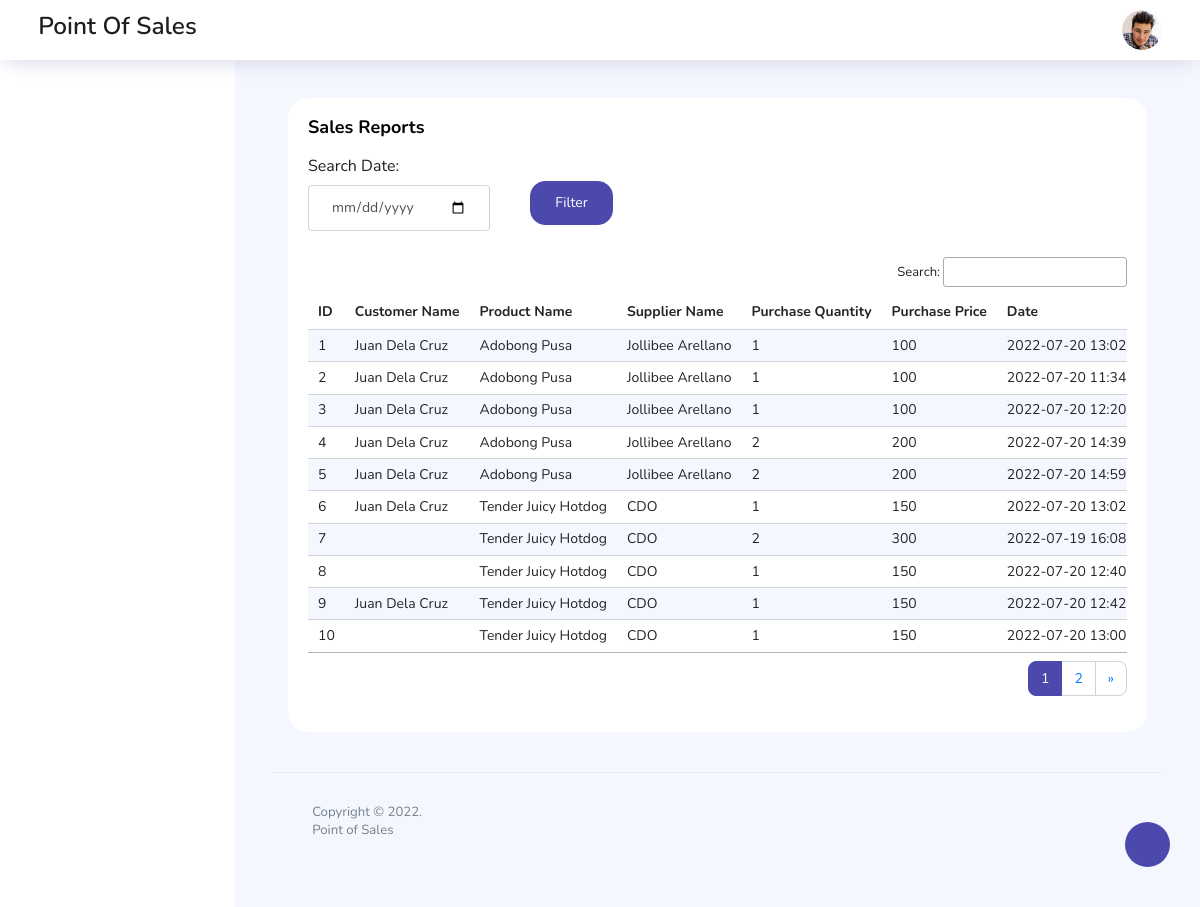
The app's page /index.php/client/sales with its own data.
### tables this page shows
CREATE TABLE `purchases` (
  `id` tinyint(4) NOT NULL,
  `product_id` tinyint(4) NOT NULL,
  `purchase_quantity` int(11) NOT NULL,
  `payment_method_id` tinyint(4) NOT NULL,
  `payment_status_id` tinyint(4) NOT NULL,
  `customer_id` tinyint(4) NOT NULL,
  `purchase_price` int(11) NOT NULL,
  `is_deleted` tinyint(4) NOT NULL DEFAULT 0,
  `created_at` timestamp NOT NULL DEFAULT current_timestamp() ON UPDATE current_timestamp()
);

CREATE TABLE `customers` (
  `id` tinyint(4) NOT NULL,
  `customer_name` varchar(50) NOT NULL,
  `contact_number` varchar(20) NOT NULL,
  `address` varchar(50) NOT NULL,
  `is_deleted` tinyint(4) NOT NULL,
  `created_at` timestamp NOT NULL DEFAULT current_timestamp() ON UPDATE current_timestamp()
);

CREATE TABLE `products` (
  `id` smallint(6) NOT NULL,
  `product_name` varchar(100) NOT NULL,
  `supplier_id` smallint(6) NOT NULL,
  `product_price` int(22) NOT NULL,
  `expiry_date` date NOT NULL,
  `qty` varchar(10) NOT NULL,
  `image` varchar(100) NOT NULL,
  `is_deleted` tinyint(4) NOT NULL DEFAULT 0,
  `created_at` timestamp NOT NULL DEFAULT current_timestamp() ON UPDATE current_timestamp()
);

CREATE TABLE `suppliers` (
  `id` tinyint(4) NOT NULL,
  `supplier_name` varchar(50) NOT NULL,
  `contact_number` varchar(11) NOT NULL,
  `address` varchar(50) NOT NULL,
  `is_deleted` tinyint(4) NOT NULL DEFAULT 0,
  `created_at` timestamp NOT NULL DEFAULT current_timestamp() ON UPDATE current_timestamp()
);

### index.php (called while the page is built, shortened)
<?php
require_once BASEPATH.'core/CodeIgniter.php';

### application/config/config.php (called while the page is built, shortened)
<?php
$config['base_url'] = 'http://localhost/pos/';
$config['index_page'] = 'index.php';
$config['uri_protocol']	= 'REQUEST_URI';
$config['url_suffix'] = '';
$config['language']	= 'english';
$config['charset'] = 'UTF-8';
$config['enable_hooks'] = FALSE;
$config['subclass_prefix'] = 'MY_';
$config['composer_autoload'] = FALSE;
$config['permitted_uri_chars'] = 'a-z 0-9~%.:_\-';
$config['enable_query_strings'] = FALSE;
$config['controller_trigger'] = 'c';
$config['function_trigger'] = 'm';
$config['directory_trigger'] = 'd';
$config['allow_get_array'] = TRUE;
$config['log_threshold'] = 0;
$config['log_path'] = '';
$config['log_file_extension'] = '';
$config['log_file_permissions'] = 0644;
$config['log_date_format'] = 'Y-m-d H:i:s';
$config['error_views_path'] = '';
$config['cache_path'] = '';
$config['cache_query_string'] = FALSE;
$config['encryption_key'] = '';
$config['sess_driver'] = 'files';
$config['sess_cookie_name'] = 'ci_session';
$config['sess_samesite'] = 'Lax';
$config['sess_expiration'] = 7200;
$config['sess_save_path'] = NULL;
$config['sess_match_ip'] = FALSE;
$config['sess_time_to_update'] = 300;
$config['sess_regenerate_destroy'] = FALSE;
$config['cookie_prefix']	= '';
$config['cookie_domain']	= '';
$config['cookie_path']		= '/';
$config['cookie_secure']	= FALSE;
$config['cookie_httponly'] 	= FALSE;
$config['cookie_samesite'] 	= 'Lax';
$config['standardize_newlines'] = FALSE;
$config['global_xss_filtering'] = FALSE;
$config['csrf_protection'] = FALSE;
$config['csrf_token_name'] = 'csrf_test_name';
$config['csrf_cookie_name'] = 'csrf_cookie_name';
$config['csrf_expire'] = 7200;
$config['csrf_regenerate'] = TRUE;
$config['csrf_exclude_uris'] = array();
$config['compress_output'] = FALSE;
$config['time_reference'] = 'local';
$config['rewrite_short_tags'] = FALSE;
$config['proxy_ips'] = '';

### application/models/Salesmodel.php (called while the page is built, shortened)
<?php
	class Salesmodel extends CI_model {
		function countAllSales() {
			$this->db->where('is_deleted', 0);
			return $this->db->get('purchases')->num_rows();
		}
    }

### application/views/sales.php (the view, shortened to what this page needs)
<?php include('part_top.php') ?>
<div class="col-lg-12 grid-margin stretch-card">
  <div class="card">
    <div class="card-body">
      <h4 class="card-title">Sales Reports</h4>
      <form action="<?php echo base_url() ?>index.php/client/search" method="post">
        <div class="row g-3">
          <div class="col-md-3">
            <label class="form-label">Search Date:</label>
            <input type="date" class="form-control" name="created_at" id="created_at" value="<?php echo set_value('created_at'); ?>" required>
          </div>
          <div class="col-md-2 mt-3">
            <button type="submit" class="btn btn-primary" style="margin: 10px;">Filter</button>
          </div>
        </div>
      </form>
      <div class="table-responsive">
        <table class="table table-striped " id="myTable">
          <thead>
            <tr>
              <th>ID</th>
              <th>Customer Name</th>
              <th>Product Name</th>
              <th>Supplier Name</th>
              <th>Purchase Quantity</th>
              <th>Purchase Price</th>
              <th>Date</th>
            </tr>
          </thead>
          <tbody id="myTable">
            <?php
            if (!empty($sales)) {
              foreach ($sales as $sale) : ?>
                <tr>
                  <td><?php echo $sale['purchase_id']; ?></td>
                  <td><?php echo $sale['customer_name']; ?></td>
                  <td><?php echo $sale['product_name']; ?></td>
                  <td><?php echo $sale['supplier_name']; ?></td>
                  <td><?php echo $sale['purchase_quantity']; ?></td>
                  <td><?php echo $sale['purchase_price']; ?></td>
                  <td><?php echo $sale['created_at']; ?></td>
                </tr>
              <?php
              endforeach;
            } else { ?>
              <tr class="text-center">
                <td colspan="10">Filter to display data.</td>
              </tr>
            <?php
            } ?>
          </tbody>
        </table>
				<div class="d-flex flex-row-reverse mt-2">
					<?php
					echo $this->pagination->create_links();?>
				</div>
      </div>
    </div>
  </div>
</div>
<link href="https://cdn.datatables.net/1.12.1/css/jquery.dataTables.min.css" rel="stylesheet" />
<link href="https://cdn.datatables.net/buttons/2.2.3/css/buttons.dataTables.min.css" rel="stylesheet" />
<?php include 'part_bottom.php'; ?>

### records on screen
purchases: id "1", customer.customer_name "Juan Dela Cruz", product.product_name "Adobong Pusa", suppliers.supplier_name "Jollibee Arellano", purchase_quantity "1", purchase_price "100", created_at "2022-07-20…"
purchases: id "2", customer.customer_name "Juan Dela Cruz", product.product_name "Adobong Pusa", suppliers.supplier_name "Jollibee Arellano", purchase_quantity "1", purchase_price "100", created_at "2022-07-20…"
purchases: id "3", customer.customer_name "Juan Dela Cruz", product.product_name "Adobong Pusa", suppliers.supplier_name "Jollibee Arellano", purchase_quantity "1", purchase_price "100", created_at "2022-07-20…"
purchases: id "4", customer.customer_name "Juan Dela Cruz", product.product_name "Adobong Pusa", suppliers.supplier_name "Jollibee Arellano", purchase_quantity "2", purchase_price "200", created_at "2022-07-20…"
purchases: id "5", customer.customer_name "Juan Dela Cruz", product.product_name "Adobong Pusa", suppliers.supplier_name "Jollibee Arellano", purchase_quantity "2", purchase_price "200", created_at "2022-07-20…"
purchases: id "6", customer.customer_name "Juan Dela Cruz", product.product_name "Tender Juicy Hotdog", suppliers.supplier_name "CDO", purchase_quantity "1", purchase_price "150", created_at "2022-07-20…"
purchases: id "7", product.product_name "Tender Juicy Hotdog", suppliers.supplier_name "CDO", purchase_quantity "2", purchase_price "300", created_at "2022-07-19…"
purchases: id "8", product.product_name "Tender Juicy Hotdog", suppliers.supplier_name "CDO", purchase_quantity "1", purchase_price "150", created_at "2022-07-20…"
purchases: id "9", customer.customer_name "Juan Dela Cruz", product.product_name "Tender Juicy Hotdog", suppliers.supplier_name "CDO", purchase_quantity "1", purchase_price "150", created_at "2022-07-20…"
purchases: id "10", product.product_name "Tender Juicy Hotdog", suppliers.supplier_name "CDO", purchase_quantity "1", purchase_price "150", created_at "2022-07-20…"

### other values on screen
$this->pagination->create_links() "1 2 »"
